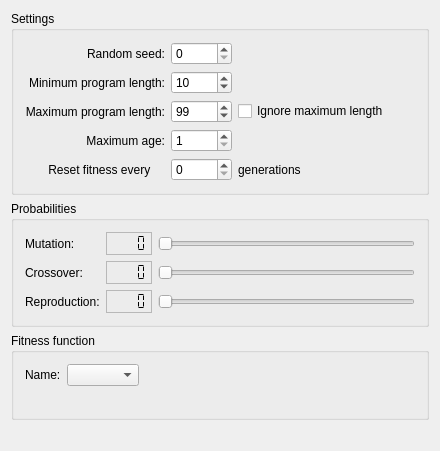
          <widget class="QWidget" name="tab">
            <attribute name="title">
              <string>Genetic programming</string>
            </attribute>
            <layout class="QVBoxLayout">
              <property name="margin">
                <number>11</number>
              </property>
              <property name="spacing">
                <number>6</number>
              </property>
              <item>
                <widget class="QGroupBox" name="GroupBox1_2">
                  <property name="title">
                    <string>Settings</string>
                  </property>
                  <layout class="QGridLayout">
                    <property name="margin">
                      <number>11</number>
                    </property>
                    <property name="spacing">
                      <number>6</number>
                    </property>
                    <item row="4" column="2">
                      <widget class="QLabel" name="textlabelGeneration">
                        <property name="text">
                          <string>generations</string>
                        </property>
                        <property name="wordWrap">
                          <bool>false</bool>
                        </property>
                      </widget>
                    </item>
                    <item row="2" column="1">
                      <widget class="QSpinBox" name="spinboxMaxIndLength">
                        <property name="maximum">
                          <number>32000</number>
                        </property>
                        <property name="minimum">
                          <number>2</number>
                        </property>
                        <property name="value">
                          <number>99</number>
                        </property>
                      </widget>
                    </item>
                    <item row="2" column="2" rowspan="1" colspan="2">
                      <widget class="QCheckBox" name="checkboxIgnoreMaxIndLength">
                        <property name="text">
                          <string>Ignore maximum length</string>
                        </property>
                      </widget>
                    </item>
                    <item row="2" column="4">
                      <spacer name="spacerMaxIndLength">
                        <property name="sizeHint">
                          <size>
                            <width>20</width>
                            <height>20</height>
                          </size>
                        </property>
                        <property name="sizeType">
                          <enum>QSizePolicy::Expanding</enum>
                        </property>
                        <property name="orientation">
                          <enum>Qt::Horizontal</enum>
                        </property>
                      </spacer>
                    </item>
                    <item row="3" column="2" rowspan="1" colspan="3">
                      <spacer name="spacerMaxAge">
                        <property name="sizeHint">
                          <size>
                            <width>20</width>
                            <height>20</height>
                          </size>
                        </property>
                        <property name="sizeType">
                          <enum>QSizePolicy::Expanding</enum>
                        </property>
                        <property name="orientation">
                          <enum>Qt::Horizontal</enum>
                        </property>
                      </spacer>
                    </item>
                    <item row="3" column="1">
                      <widget class="QSpinBox" name="spinboxMaxAge">
                        <property name="maximum">
                          <number>32000</number>
                        </property>
                        <property name="minimum">
                          <number>1</number>
                        </property>
                        <property name="value">
                          <number>1</number>
                        </property>
                      </widget>
                    </item>
                    <item row="1" column="0">
                      <widget class="QLabel" name="textlabelMinIndLength">
                        <property name="text">
                          <string>Minimum program length:</string>
                        </property>
                        <property name="alignment">
                          <set>Qt::AlignVCenter|Qt::AlignRight</set>
                        </property>
                        <property name="wordWrap">
                          <bool>false</bool>
                        </property>
                      </widget>
                    </item>
                    <item row="1" column="2" rowspan="1" colspan="3">
                      <spacer name="spacerMinIndLength">
                        <property name="sizeHint">
                          <size>
                            <width>20</width>
                            <height>20</height>
                          </size>
                        </property>
                        <property name="sizeType">
                          <enum>QSizePolicy::Expanding</enum>
                        </property>
                        <property name="orientation">
                          <enum>Qt::Horizontal</enum>
                        </property>
                      </spacer>
                    </item>
                    <item row="4" column="3" rowspan="1" colspan="2">
                      <spacer name="Spacer79">
                        <property name="sizeHint">
                          <size>
                            <width>20</width>
                            <height>20</height>
                          </size>
                        </property>
                        <property name="sizeType">
                          <enum>QSizePolicy::Expanding</enum>
                        </property>
                        <property name="orientation">
                          <enum>Qt::Horizontal</enum>
                        </property>
                      </spacer>
                    </item>
                    <item row="0" column="2" rowspan="1" colspan="3">
                      <spacer name="spacerRandomSeed">
                        <property name="sizeHint">
                          <size>
                            <width>20</width>
                            <height>20</height>
                          </size>
                        </property>
                        <property name="sizeType">
                          <enum>QSizePolicy::Expanding</enum>
                        </property>
                        <property name="orientation">
                          <enum>Qt::Horizontal</enum>
                        </property>
                      </spacer>
                    </item>
                    <item row="0" column="0">
                      <widget class="QLabel" name="textlabelRandomSeed">
                        <property name="text">
                          <string>Random seed:</string>
                        </property>
                        <property name="alignment">
                          <set>Qt::AlignVCenter|Qt::AlignRight</set>
                        </property>
                        <property name="wordWrap">
                          <bool>false</bool>
                        </property>
                      </widget>
                    </item>
                    <item row="0" column="1">
                      <widget class="QSpinBox" name="spinboxRandomSeed">
                        <property name="maximum">
                          <number>32000</number>
                        </property>
                      </widget>
                    </item>
                    <item row="1" column="1">
                      <widget class="QSpinBox" name="spinboxMinIndLength">
                        <property name="maximum">
                          <number>32000</number>
                        </property>
                        <property name="minimum">
                          <number>5</number>
                        </property>
                        <property name="value">
                          <number>10</number>
                        </property>
                      </widget>
                    </item>
                    <item row="4" column="1">
                      <widget class="QSpinBox" name="spinboxResEvGen">
                        <property name="toolTip">
                          <string>0 for no reset.</string>
                        </property>
                      </widget>
                    </item>
                    <item row="3" column="0">
                      <widget class="QLabel" name="textlabelMaxAge">
                        <property name="text">
                          <string>Maximum age:</string>
                        </property>
                        <property name="alignment">
                          <set>Qt::AlignVCenter|Qt::AlignRight</set>
                        </property>
                        <property name="wordWrap">
                          <bool>false</bool>
                        </property>
                      </widget>
                    </item>
                    <item row="2" column="0">
                      <widget class="QLabel" name="textlabelMaxIndLength">
                        <property name="text">
                          <string>Maximum program length:</string>
                        </property>
                        <property name="alignment">
                          <set>Qt::AlignVCenter|Qt::AlignRight</set>
                        </property>
                        <property name="wordWrap">
                          <bool>false</bool>
                        </property>
                      </widget>
                    </item>
                    <item row="4" column="0">
                      <widget class="QLabel" name="textlabelResEvGen">
                        <property name="text">
                          <string>       Reset fitness every </string>
                        </property>
                        <property name="wordWrap">
                          <bool>false</bool>
                        </property>
                      </widget>
                    </item>
                  </layout>
                </widget>
              </item>
              <item>
                <widget class="QGroupBox" name="GroupBox10_2">
                  <property name="title">
                    <string>Probabilities</string>
                  </property>
                  <layout class="QGridLayout">
                    <property name="margin">
                      <number>11</number>
                    </property>
                    <property name="spacing">
                      <number>6</number>
                    </property>
                    <item row="2" column="2">
                      <widget class="QSlider" name="sliderReproduction">
                        <property name="enabled">
                          <bool>false</bool>
                        </property>
                        <property name="maximum">
                          <number>1000</number>
                        </property>
                        <property name="pageStep">
                          <number>1</number>
                        </property>
                        <property name="orientation">
                          <enum>Qt::Horizontal</enum>
                        </property>
                      </widget>
                    </item>
                    <item row="0" column="2">
                      <widget class="QSlider" name="sliderMutation">
                        <property name="maximum">
                          <number>1000</number>
                        </property>
                        <property name="pageStep">
                          <number>1</number>
                        </property>
                        <property name="orientation">
                          <enum>Qt::Horizontal</enum>
                        </property>
                      </widget>
                    </item>
                    <item row="0" column="1">
                      <widget class="QLCDNumber" name="lcdnumberMutation">
                        <property name="frameShape">
                          <enum>QFrame::StyledPanel</enum>
                        </property>
                        <property name="frameShadow">
                          <enum>QFrame::Sunken</enum>
                        </property>
                        <property name="smallDecimalPoint">
                          <bool>true</bool>
                        </property>
                        <property name="digitCount">
                          <number>4</number>
                        </property>
                        <property name="segmentStyle">
                          <enum>QLCDNumber::Flat</enum>
                        </property>
                      </widget>
                    </item>
                    <item row="0" column="0">
                      <widget class="QLabel" name="textlabelMutation">
                        <property name="text">
                          <string>Mutation:</string>
                        </property>
                        <property name="wordWrap">
                          <bool>false</bool>
                        </property>
                      </widget>
                    </item>
                    <item row="1" column="0">
                      <widget class="QLabel" name="textlabelCrossover">
                        <property name="text">
                          <string>Crossover:</string>
                        </property>
                        <property name="wordWrap">
                          <bool>false</bool>
                        </property>
                      </widget>
                    </item>
                    <item row="1" column="1">
                      <widget class="QLCDNumber" name="lcdnumberCrossover">
                        <property name="frameShape">
                          <enum>QFrame::StyledPanel</enum>
                        </property>
                        <property name="frameShadow">
                          <enum>QFrame::Sunken</enum>
                        </property>
                        <property name="smallDecimalPoint">
                          <bool>true</bool>
                        </property>
                        <property name="digitCount">
                          <number>4</number>
                        </property>
                        <property name="segmentStyle">
                          <enum>QLCDNumber::Flat</enum>
                        </property>
                      </widget>
                    </item>
                    <item row="1" column="2">
                      <widget class="QSlider" name="sliderCrossover">
                        <property name="maximum">
                          <number>1000</number>
                        </property>
                        <property name="pageStep">
                          <number>1</number>
                        </property>
                        <property name="orientation">
                          <enum>Qt::Horizontal</enum>
                        </property>
                      </widget>
                    </item>
                    <item row="2" column="0">
                      <widget class="QLabel" name="textlabelReproduction">
                        <property name="text">
                          <string>Reproduction:</string>
                        </property>
                        <property name="wordWrap">
                          <bool>false</bool>
                        </property>
                      </widget>
                    </item>
                    <item row="2" column="1">
                      <widget class="QLCDNumber" name="lcdnumberReproduction">
                        <property name="frameShape">
                          <enum>QFrame::StyledPanel</enum>
                        </property>
                        <property name="frameShadow">
                          <enum>QFrame::Sunken</enum>
                        </property>
                        <property name="smallDecimalPoint">
                          <bool>true</bool>
                        </property>
                        <property name="digitCount">
                          <number>4</number>
                        </property>
                        <property name="segmentStyle">
                          <enum>QLCDNumber::Flat</enum>
                        </property>
                      </widget>
                    </item>
                  </layout>
                </widget>
              </item>
              <item>
                <widget class="QGroupBox" name="groupboxFitnessFunction">
                  <property name="title">
                    <string>Fitness function</string>
                  </property>
                  <layout class="QGridLayout">
                    <property name="margin">
                      <number>11</number>
                    </property>
                    <property name="spacing">
                      <number>6</number>
                    </property>
                    <item row="0" column="0">
                      <widget class="QLabel" name="textlabelFitnessFunctionName">
                        <property name="text">
                          <string>Name:</string>
                        </property>
                        <property name="wordWrap">
                          <bool>false</bool>
                        </property>
                      </widget>
                    </item>
                    <item row="0" column="1">
                      <widget class="QComboBox" name="fitnessFunctionList">
                        <property name="toolTip">
                          <string>Select the fitness function to be used.</string>
                        </property>
                      </widget>
                    </item>
                    <item row="0" column="2">
                      <spacer name="Spacer18">
                        <property name="sizeHint">
                          <size>
                            <width>20</width>
                            <height>20</height>
                          </size>
                        </property>
                        <property name="sizeType">
                          <enum>QSizePolicy::Expanding</enum>
                        </property>
                        <property name="orientation">
                          <enum>Qt::Horizontal</enum>
                        </property>
                      </spacer>
                    </item>
                    <item row="1" column="1" colspan="2">
                      <widget class="QLabel" name="fitnessFunctionDescription">
                        <property name="wordWrap">
                          <bool>true</bool>
                        </property>
                        <property name="alignment">
                          <set>Qt::AlignLeft|Qt::AlignTop</set>
                        </property>
                      </widget>
                    </item>
                  </layout>
                </widget>
              </item>
              <item>
                <spacer name="Spacer4">
                  <property name="sizeHint">
                    <size>
                      <width>20</width>
                      <height>20</height>
                    </size>
                  </property>
                  <property name="sizeType">
                    <enum>QSizePolicy::Expanding</enum>
                  </property>
                  <property name="orientation">
                    <enum>Qt::Vertical</enum>
                  </property>
                </spacer>
              </item>
            </layout>
          </widget>
